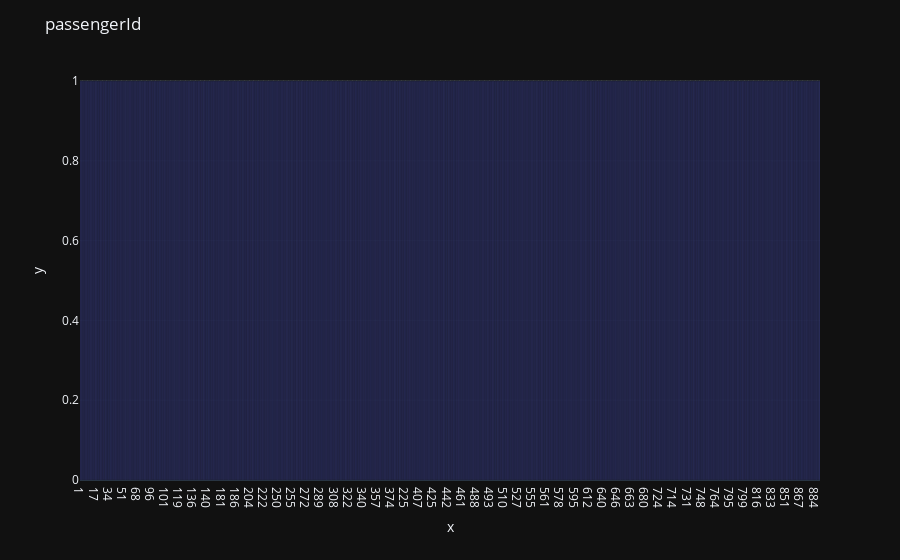

Notebook code for this chart:
### Code cell
fig=px.bar(
    x=passengerId.index.astype(str),
    y=passengerId.values,
    
    text=passengerId.values
   
)
    
fig.update_layout(
    title="passengerId",
    template="plotly_dark"
)
fig.show()

### Figure 1 — Plotly figure (JSON) as saved in the notebook; plotly's stock layout.template omitted (floating-point values rounded to 4 significant figures; data arrays with more than 128 entries replaced by an {"elided": "..."} marker saying what was removed)
{"data": [{"alignmentgroup": "True", "hovertemplate": "x=%{x}<br>y=%{y}<br>text=%{text}<extra></extra>", "legendgroup": "", "marker": {"color": "#636efa", "pattern": {"shape": ""}}, "name": "", "offsetgroup": "", "orientation": "v", "showlegend": false, "text": {"elided": "891 int values"}, "textposition": "auto", "type": "bar", "x": {"elided": "891 str values"}, "xaxis": "x", "y": {"elided": "891 int values"}, "yaxis": "y"}], "layout": {"barmode": "relative", "legend": {"tracegroupgap": 0}, "margin": {"t": 60}, "title": {"text": "passengerId"}, "xaxis": {"anchor": "y", "domain": [0, 1], "title": {"text": "x"}}, "yaxis": {"anchor": "x", "domain": [0, 1], "title": {"text": "y"}}}}
